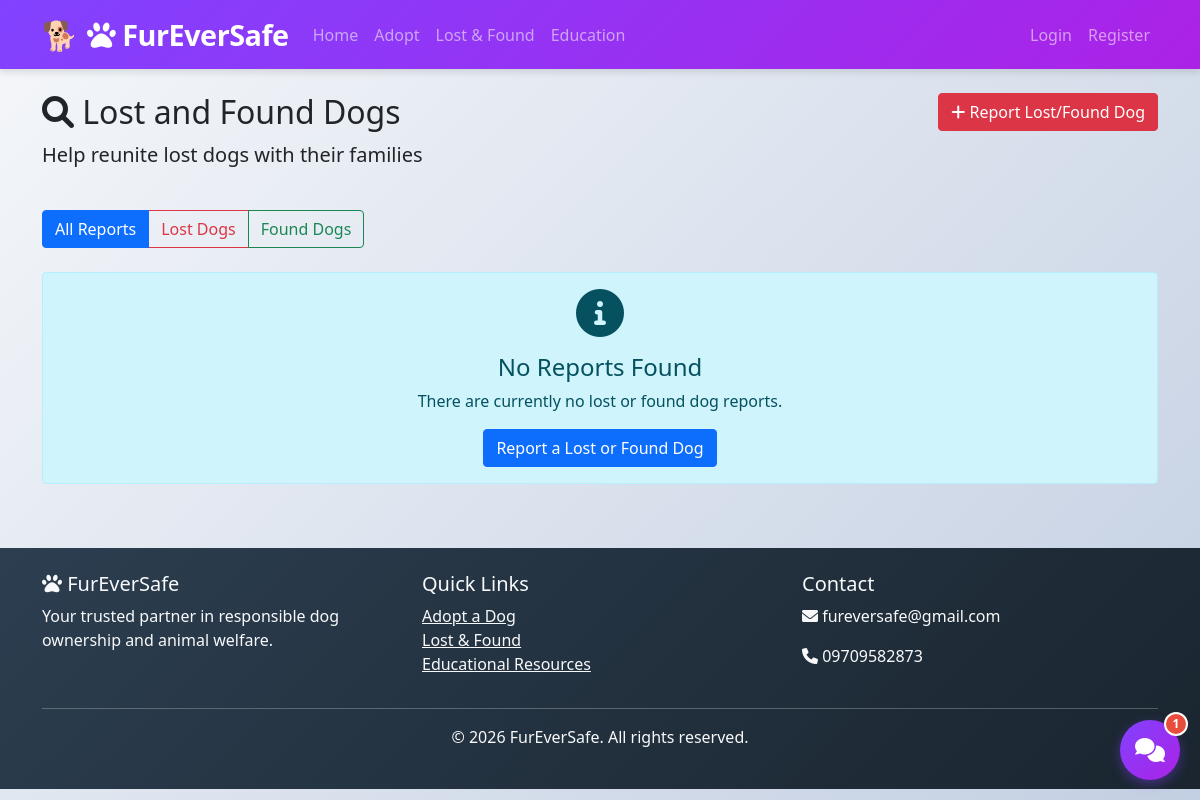
Page /lost-found on the earlier database version.
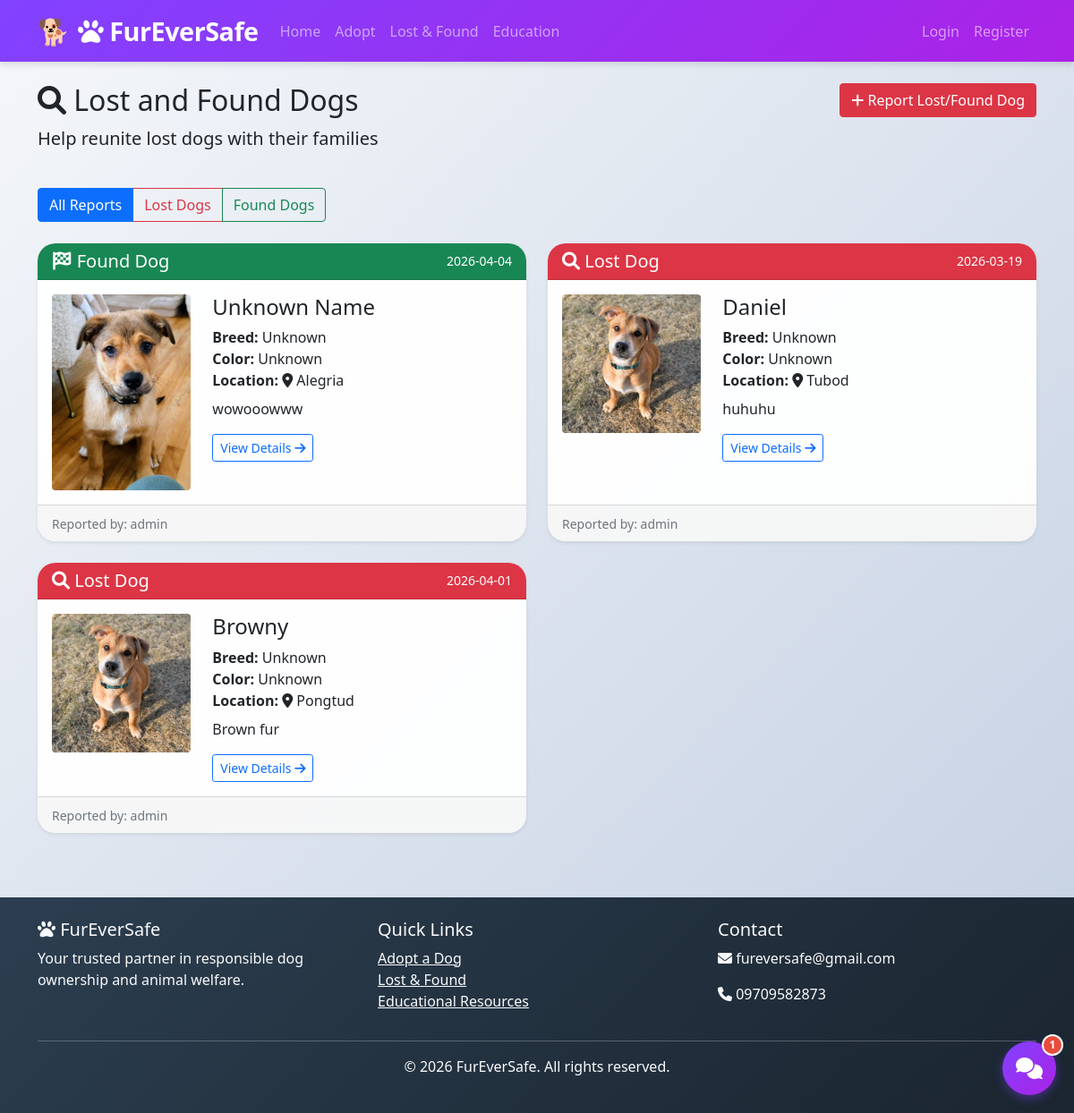
Same page on the later database version.
### models.py (models this page shows, shortened)
class LostFound(db.Model):
    id = db.Column(db.Integer, primary_key=True)
    type = db.Column(db.String(20), nullable=False)  # lost, found
    dog_name = db.Column(db.String(100))
    breed = db.Column(db.String(100))
    color = db.Column(db.String(100))
    location = db.Column(db.String(200), nullable=False)
    date_seen = db.Column(db.DateTime, nullable=False)
    description = db.Column(db.Text)
    photo = db.Column(db.String(200))
    contact_info = db.Column(db.String(200))
    status = db.Column(db.String(50), default='active')  # active, resolved
    reporter_id = db.Column(db.Integer, db.ForeignKey('user.id'), nullable=False)
    created_at = db.Column(db.DateTime, default=datetime.utcnow)

class User(UserMixin, db.Model):
    id = db.Column(db.Integer, primary_key=True)
    username = db.Column(db.String(80), unique=True, nullable=False)
    email = db.Column(db.String(120), unique=True, nullable=False)
    password_hash = db.Column(db.String(200), nullable=False)
    user_type = db.Column(db.String(50), default='owner')  # owner, shelter, vet
    is_approved = db.Column(db.Boolean, default=False)  # New field for approval
    approved_by = db.Column(db.Integer, db.ForeignKey('user.id'), nullable=True)  # Who approved
    approved_at = db.Column(db.DateTime, nullable=True)
    created_at = db.Column(db.DateTime, default=datetime.utcnow)
    dogs = db.relationship('Dog', backref='owner', lazy=True)
    adoption_applications = db.relationship('AdoptionApplication', backref='applicant', lazy=True)
    lost_found_reports = db.relationship('LostFound', backref='reporter', lazy=True)
    approved_by_user = db.relationship('User', remote_side=[id], backref='approved_users')

### app.py (the view)
@app.route('/lost-found')
def lost_found_reports():
    type_filter = request.args.get('type', 'all')
    page = request.args.get('page', 1, type=int)
    query = LostFound.query.filter_by(status='active')
    if type_filter != 'all':
        query = query.filter_by(type=type_filter)
    reports = query.order_by(LostFound.created_at.desc()).paginate(page=page, per_page=10)
    return render_template('lost_found/reports.html', reports=reports, type_filter=type_filter)

### templates/lost_found/reports.html (shortened to what the changed rows need)
{% extends "base.html" %}
{% block content %}
<div class="container mt-4">
    <div class="row mb-4">
        <div class="col">
            <h2><i class="fas fa-search"></i> Lost and Found Dogs</h2>
        </div>
    </div>
    <div class="row">
        {% if reports.items %}
            {% for report in reports.items %}
            <div class="col-md-6 mb-4">
                <div class="card h-100 shadow-sm">
                    <div class="card-header {% if report.type == 'lost' %}bg-danger{% else %}bg-success{% endif %} text-white">
                        <div class="d-flex justify-content-between align-items-center">
                            <h5 class="mb-0">
                                <i class="fas fa-{% if report.type == 'lost' %}search{% else %}flag-checkered{% endif %}"></i>
                                {{ 'Lost Dog' if report.type == 'lost' else 'Found Dog' }}
                            </h5>
                            <small>{{ report.date_seen.strftime('%Y-%m-%d') }}</small>
                        </div>
                    </div>
                    <div class="card-body">
                        <div class="row">
                            <div class="col-md-4">
                                {% if report.photo %}
                                <img src="{{ url_for('static', filename='uploads/' + report.photo) }}"
                                     class="img-fluid rounded" alt="Dog">
                                {% else %}
                                <div class="bg-light text-center p-3 rounded">
                                    <i class="fas fa-dog fa-3x text-muted"></i>
                                </div>
                                {% endif %}
                            </div>
                            <div class="col-md-8">
                                <h4>{{ report.dog_name or 'Unknown Name' }}</h4>
                                <p class="mb-1">
                                    <strong>Breed:</strong> {{ report.breed or 'Unknown' }}<br>
                                    <strong>Color:</strong> {{ report.color or 'Unknown' }}<br>
                                    <strong>Location:</strong> <i class="fas fa-map-marker-alt"></i> {{ report.location }}
                                </p>
                                <p class="mt-2">{{ report.description[:150] }}{% if report.description|length > 150 %}...{% endif %}</p>
                                <a href="{{ url_for('view_report', report_id=report.id) }}"
                                   class="btn btn-sm btn-outline-primary">
                                    View Details <i class="fas fa-arrow-right"></i>
                                </a>
                            </div>
                        </div>
                    </div>
                    <div class="card-footer text-muted">
                        <small>Reported by: {{ report.reporter.username }}</small>
                    </div>
                </div>
            </div>
            {% endfor %}
        {% else %}
            <div class="col">
                <div class="alert alert-info text-center">
                    <i class="fas fa-info-circle fa-3x mb-3"></i>
                    <h4>No Reports Found</h4>
                    <p>There are currently no lost or found dog reports.</p>
                    <a href="{{ url_for('report_lost_found') }}" class="btn btn-primary">
                        Report a Lost or Found Dog
                    </a>
                </div>
            </div>
        {% endif %}
    </div>
</div>
{% endblock %}

Differences in the rows shown:
added LostFound: type "Found Dog", date_seen "2026-04-04", photo (picture), dog_name "Unknown Name", breed "Unknown", color "Unknown", location "Alegria", description "wowooowww", reporter.username "admin"
added LostFound: type "Lost Dog", date_seen "2026-03-19", photo (picture), dog_name "Daniel", breed "Unknown", color "Unknown", location "Tubod", description "huhuhu", reporter.username "admin"
added LostFound: type "Lost Dog", date_seen "2026-04-01", photo (picture), dog_name "Browny", breed "Unknown", color "Unknown", location "Pongtud", description "Brown fur", reporter.username "admin"
Other differences:
text no longer shown: "No Reports Found There are currently no lost or found dog reports. Report a Lost or Found Dog"
